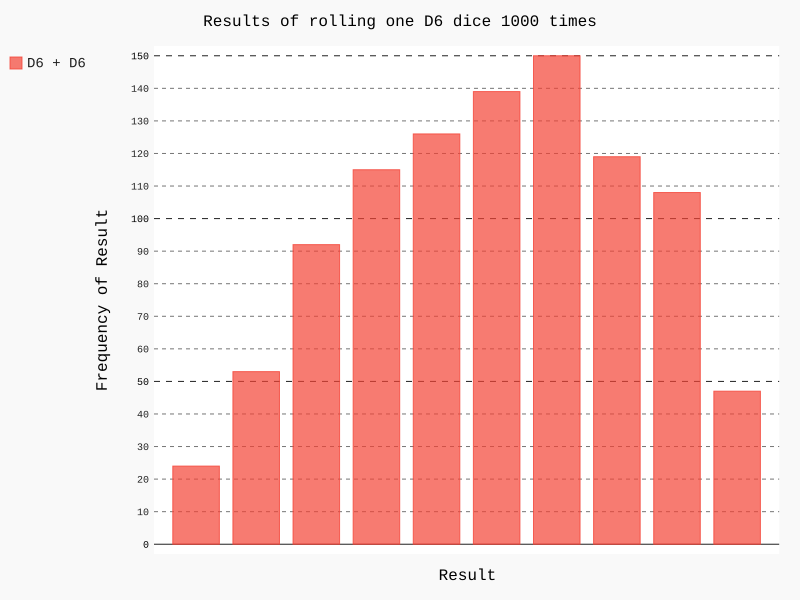

Generate this figure with Python:
import pygal

from die import Die


# 创建两个D6
die_1 = Die()
die_2 = Die()


# 掷几次骰子, 并将结果存储在一个列表中
results = []
for roll_num in range(1000):
    result = die_1.roll() + die_2.roll()
    results.append(result)

# 分析结果
frequencies = []
max_result = die_1.num_sides + die_2.num_sides
for value in range(2, max_result):
    frequency = results.count(value)
    frequencies.append(frequency)

# 对结果进行可视化
hist = pygal.Bar()

hist.title = "Results of rolling one D6 dice 1000 times"
hist.x_lables = ['2', '3', '4', '5', '6', '7', '8', '9', '10', '11', '12']
hist.x_title = "Result"
hist.y_title = "Frequency of Result"

hist.add('D6 + D6', frequencies)
hist.render_to_file('die_visual.svg')
